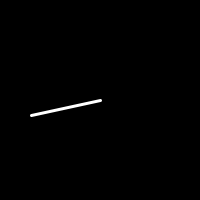
Frame 1 (no input)
Frame 60 (the mouse pressed at the canvas centre just before this capture): identical to frame 1, image omitted
Frame 120 (the mouse held since frame 60 and released just before this capture): identical to frame 1, image omitted

The Processing sketch that drew this single still picture (run headless with seeded random() and noise(); from frame 60 on, the mouse is pressed at the canvas centre):

// Processing sketch: RGBtoHSL
// ── RGBtoHSL.pde
void setup(){
  size(200, 200); 
}

void draw(){
  background(0);
  stroke(255);
  RGBtoHSL();

}

/************FUNCIONES ADICIONALES******************/
void RGBtoHSL() {
  float R = 24;
  float G = 98;
  float B = 118;
  
  R = R-0.02; //Se restan pequeñas fracciones para no tener el caso RGB 255 en cada canal
  G = G-0.015;//esto permite que las ecuaciones Matiz y saturacion se cumplan 
  B = B-0.005;
  
  float saturacion = 0.0;
  float matiz = 0.0;
  float Rh, Gh, Bh;
  Rh = R/255;
  Gh = G/255;
  Bh = B/255;
  
  float[] valoresRGB = { Rh, Gh, Bh};  // arreglo de datos con punto flotante
  float colorMax = max(valoresRGB); // Obtenemos el valor maximo del arreglo
  float colorMin = min(valoresRGB); // Obtenemos el valor maximo del arreglo
  
  float luminancia = (colorMax+colorMin)/2; // 1=100%
  
/**************  RGB-CMY **************/
  float C,M,A;
  C = 1 - Rh; //Cian
  M = 1 - Gh;  //Magenta
  A = 1 - Bh;  //Amarillo
  
/************** Se decide la ecuacion para el ajuste de Saturacion **************/   
    if(luminancia < 0.5){
      saturacion = (colorMax - colorMin)/(colorMax + colorMin);
    }
    if(luminancia > 0.5){
      saturacion = (colorMax - colorMin)/(2.0 - colorMax + colorMin);
    }

/************** Se decide la ecuacion para el ajuste de la matiz **************/    
    if(R>G && R>B){
      println("R es Mayor");
      matiz = (Gh-Bh)/(colorMax-colorMin);
      //println(matiz);
     } 
    if(G>R && G>B){
      println("G es mayor");
      matiz = 2.0 + (Bh-Rh)/(colorMax-colorMin);
     // println(matiz);
    }
    if(B>R && B>G){
      println("B es Mayor");
      matiz = 4.0 + (Rh-Gh)/(colorMax-colorMin);
    }
/************** Se decide la ecuacion para el ajuste de posicion XYZ **************/     
    if(Rh > 0.04045){
      Rh = pow(((Rh + 0.055) / 1.055 ), 2.4); //float b = pow( 3, 5);  // Sets 'b' to 3*3*3*3*3 = 243
    }else{                   
      Rh = Rh / 12.92;
    }
    if(Gh > 0.04045){
      Gh = pow(((Gh + 0.055) / 1.055 ),2.4);
    }else{
      Gh = Gh / 12.92;
    }
    if(Bh > 0.04045){
      Bh = pow(((Bh + 0.055 ) / 1.055 ),2.4);
    }else{
      Bh = Bh / 12.92;
    }
  Rh = Rh * 100;
  Gh = Gh * 100;
  Bh = Bh * 100;
  float X,Y,Z;
  X = Rh * 0.4124 + Gh * 0.3576 + Bh * 0.1805;
  Y = Rh * 0.2126 + Gh * 0.7152 + Bh * 0.0722;
  Z = Rh * 0.0193 + Gh * 0.1192 + Bh * 0.9505;
  
   /*Me gustaria fragmentar el cod en pequeños arreglos*/
  float anguloMatiz = matiz * 60 ; // Convierte a grados
  //println(R,G,B,Rh,Gh,Bh,colorMax,colorMin, matiz, anguloMatiz);  
  
  float pi=3.141592654;
  float anguloRadian=(pi/180)*anguloMatiz; // convierte angulos a radianes
  trazoAngular(100, 100, anguloRadian, 70);  //posicion x, posicion y, anguloRadian en radianes, magnitud
  println("CMY");
  println(C,M,A);
  println("HSL");
  println(anguloMatiz,saturacion,luminancia);
  println("XYZ");
  println(X,Y,Z); 
}

void trazoAngular(int x, int y, float anguloRadian, float length){
  strokeWeight(3); // Añade un grosor al trazo
  line(x, y, x+cos(anguloRadian)*length, y-sin(anguloRadian)*length); //line(x1, y1, x2, y2)
}
